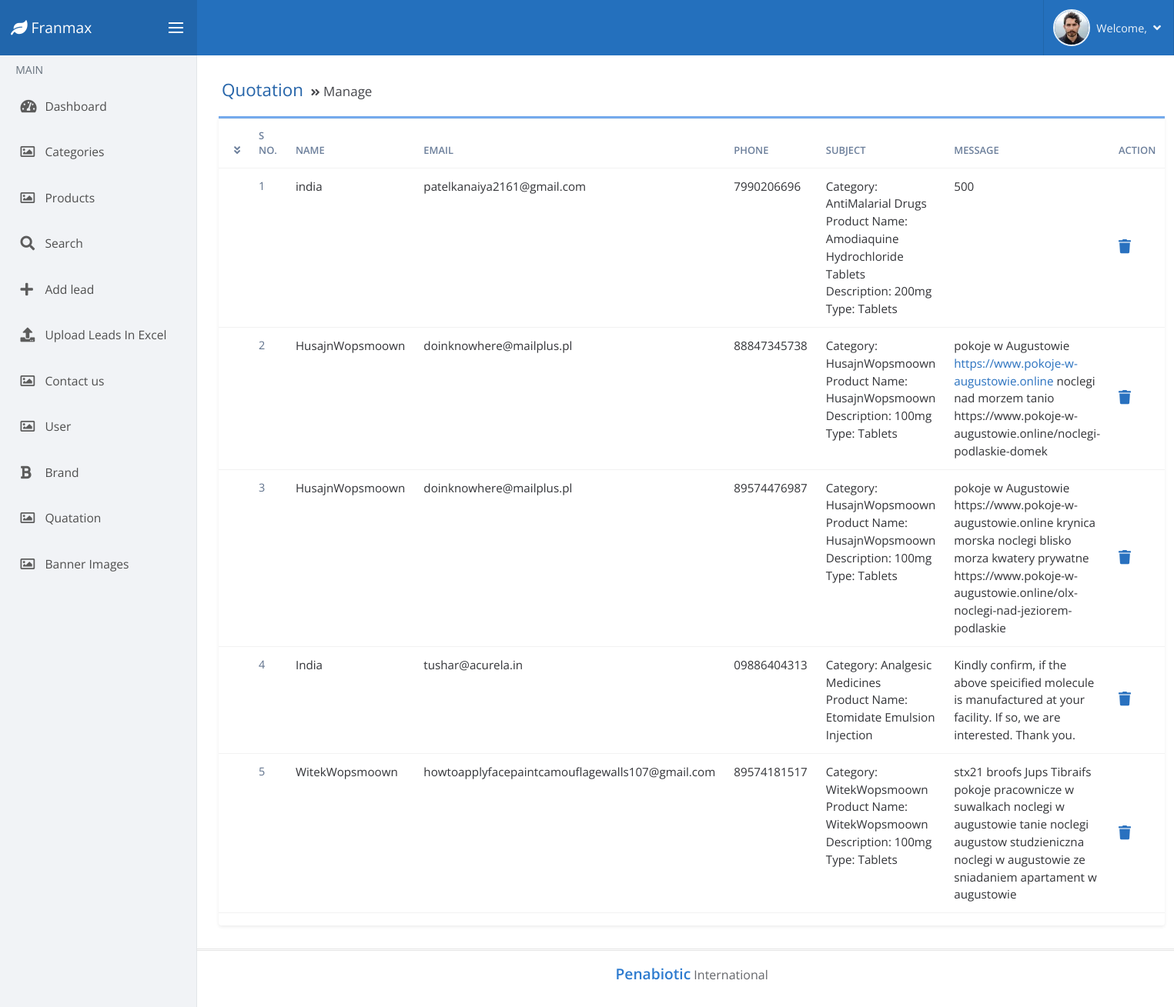
The page /admin/quatation.php (signed in) on the database its author committed.
### tables this page shows
CREATE TABLE `quote_form` (
  `con_id` int(5) NOT NULL,
  `con_name` varchar(255) NOT NULL,
  `con_email` varchar(255) NOT NULL,
  `con_mob` varchar(50) NOT NULL,
  `con_msg` longtext NOT NULL,
  `con_sub` longtext NOT NULL,
  `con_time` timestamp NULL DEFAULT NULL,
  `con_loc` varchar(255) NOT NULL,
  `con_prod` varchar(255) NOT NULL,
  `con_quan` varchar(255) NOT NULL
);

### admin/quatation.php (the view, shortened to what this page needs)
<?php include"header.php";?>
        <div role="main" class="main-content">
          <div class="page-content container container-plus">
            <div class="page-header mb-2 pb-2 flex-column flex-sm-row align-items-start align-items-sm-center py-25 px-1">
              <h1 class="page-title text-primary-d2 text-140">
                Quotation
                <small class="page-info text-dark-m3">
                  <i class="fa fa-angle-double-right text-80"></i>
                  Manage
                </small>
              </h1>
            </div>
            <div class="card bcard h-auto">
              <form autocomplete="off" class="border-t-3 brc-blue-m2">
                <table id="datatable" class="d-style w-100 table text-dark-m1 text-95 border-y-1 brc-black-tp11 collapsed dtr-table">
                  <thead class="sticky-nav text-secondary-m1 text-uppercase text-85">
                    <tr>
                      <th class="td-toggle-details border-0 bgc-white shadow-sm">
                        <i class="fa fa-angle-double-down ml-2"></i>
                      </th>
                      <th class="border-0 bgc-white bgc-h-yellow-l3 shadow-sm">
                        S No.
                      </th>
                      <th class="border-0 bgc-white bgc-h-yellow-l3 shadow-sm">
                        Name
                      </th>
                      <th class="border-0 bgc-white bgc-h-yellow-l3 shadow-sm">
                        Email
                      </th>
                      <th class="border-0 bgc-white bgc-h-yellow-l3 shadow-sm">
                        Phone
                      </th>
                      <th class="border-0 bgc-white bgc-h-yellow-l3 shadow-sm">
                        Subject
                      </th>
                      <th class="border-0 bgc-white bgc-h-yellow-l3 shadow-sm">
                        Message
                      </th>
                      <th class="border-0 bgc-white shadow-sm w-2">
                        Action
                      </th>
                    </tr>
                  </thead>
                  <tbody class="pos-rel">
                   <?php $sn=1; $sql = mysqli_query($con, "SELECT * FROM  quote_form ORDER BY con_id ASC");
			while($rows = mysqli_fetch_array($sql)) { ?>
                    <tr class="d-style bgc-h-default-l4">
                      <td class="td-toggle-details pos-rel">
                      </td>
                      <td>
                        <div class="text-95 text-secondary-d1">
                        <?php echo $sn;?>
                        </div>
                      </td>
                      <td>  <?php echo $rows["con_name"];?> </td>
                      <td>  <?php echo $rows["con_email"];?> </td>
                      <td>  <?php echo $rows["con_mob"];?> </td>
                      <td>  <?php echo $rows["con_sub"];?> </td>
                      <td>  <?php echo $rows["con_msg"];?> </td>
                      <td class="align-middle">
                        <span>
                            <a data-rel="tooltip" title="Delete" href="delete.php?con_id=<?php echo $rows["con_id"];?>" >
                                <i class="fa fa-trash text-120" ></i>
                            </a>
                        </span>
                      </td>
                    </tr>
			<?php $sn++; } ?>
                  </tbody>
                </table>
              </form>
            </div>
          </div>
	<?php include"footer.php";?>

### rows shown on the page
quote_form: con_name "india", con_email "patelkanaiya2161@gmail.com", con_mob "7990206696", con_sub "Category: AntiMalarial Drugs Product Name: Amodiaquine Hydrochloride Tablets Description: 200mg Type: Tablets", con_msg "500"
quote_form: con_name "HusajnWopsmoown", con_email "doinknowhere@mailplus.pl", con_mob "88847345738", con_sub "Category: HusajnWopsmoown Product Name: HusajnWopsmoown Description: 100mg Type: Tablets", con_msg "pokoje w Augustowie https://www.pokoje-w-augustowie.online noclegi nad morzem tanio https://www.pokoje-w-augustowie.online/noclegi-podlaskie-domek"
quote_form: con_name "HusajnWopsmoown", con_email "doinknowhere@mailplus.pl", con_mob "89574476987", con_sub "Category: HusajnWopsmoown Product Name: HusajnWopsmoown Description: 100mg Type: Tablets", con_msg "pokoje w Augustowie https://www.pokoje-w-augustowie.online krynica morska noclegi blisko morza kwatery prywatne https://www.pokoje-w-augustowie.online/olx-noclegi-nad-jeziorem-podlaskie"
quote_form: con_name "India", con_email "tushar@acurela.in", con_mob "09886404313", con_sub "Category: Analgesic Medicines Product Name: Etomidate Emulsion Injection", con_msg "Kindly confirm, if the above speicified molecule is manufactured at your facility. If so, we are interested. Thank you."
quote_form: con_name "WitekWopsmoown", con_email "howtoapplyfacepaintcamouflagewalls107@gmail.com", con_mob "89574181517", con_sub "Category: WitekWopsmoown Product Name: WitekWopsmoown Description: 100mg Type: Tablets", con_msg "stx21 broofs Jups Tibraifs pokoje pracownicze w suwalkach noclegi w augustowie tanie noclegi augustow studzieniczna noclegi w augustowie ze sniadaniem apartament w augustowie"
